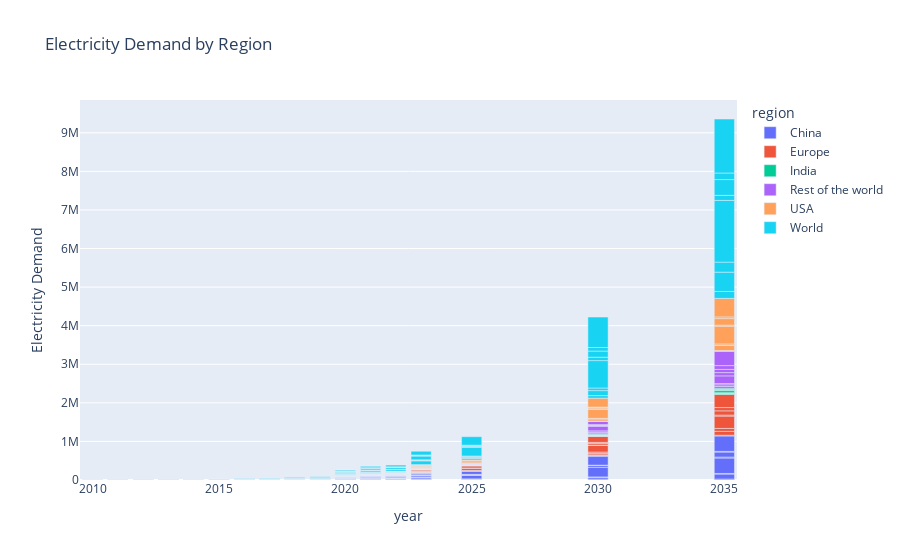

Notebook source saved alongside this figure:
### Code cell
plt.figure(figsize=(12,8))
fig = px.bar(electricity_demand, x="year", y="value", color="region" , title="Electricity Demand by Region" , labels={"value": "Electricity Demand"})
fig.show()
